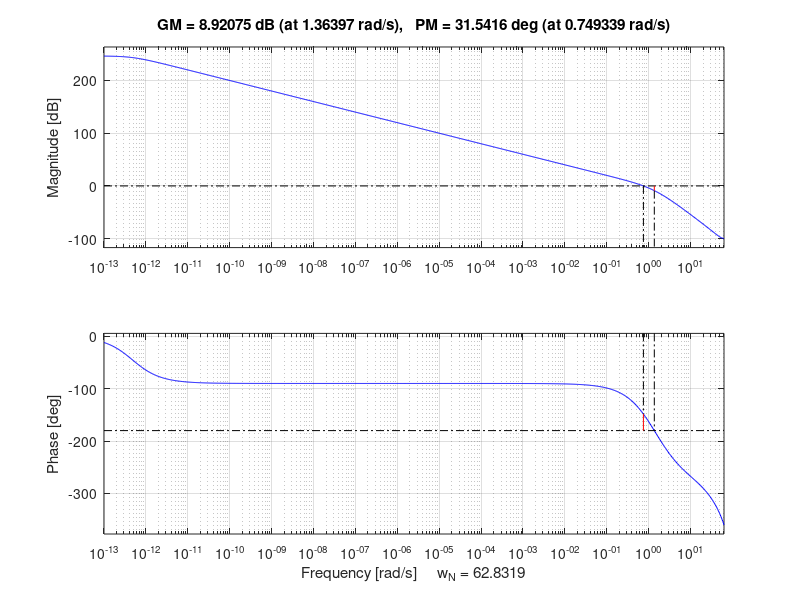
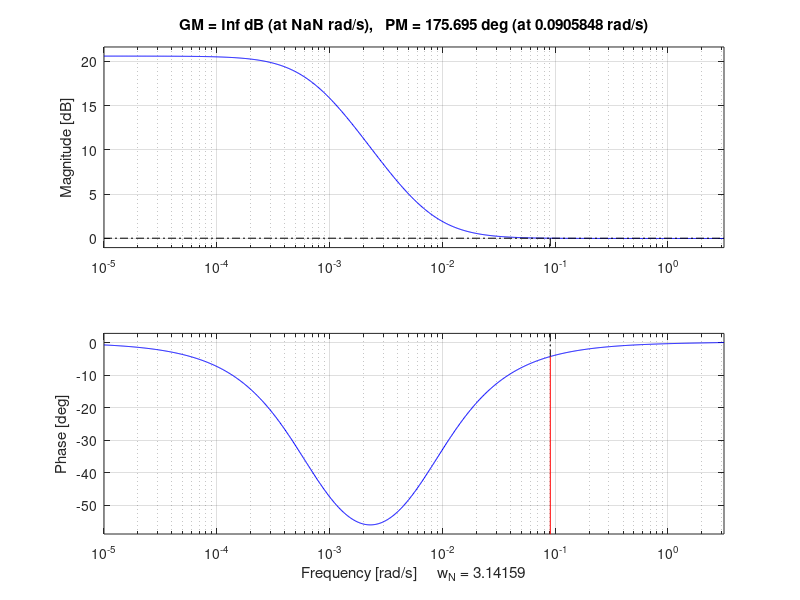

Write the MATLAB code that produced these figures, in order.
%Zachary Vogel
%Problem 3 Homework 4
%ECEN 5458 Digital Control
close all

Gs=zpk([],[0 -1 -2],2);
Gz=c2d(Gs,0.05,'zoh')
K=2.558;

margin(Gz)

[re,im,w]=nyquist(Gz);
im=squeeze(im);
re=squeeze(re);
w=squeeze(w);
for i=1:length(im)-1
   if ~(isequal(sign(im(i)),sign(im(i+1))))
       s=i
   end
end
(w(s)+w(s+1))/2;
magnitude=(abs(re(s)+im(s))+abs(re(s+1)+im(s+1)))/2;
K=1/magnitude

figure
ls=tf([1 -.9925],[1 -.9993],-1)
margin(ls)